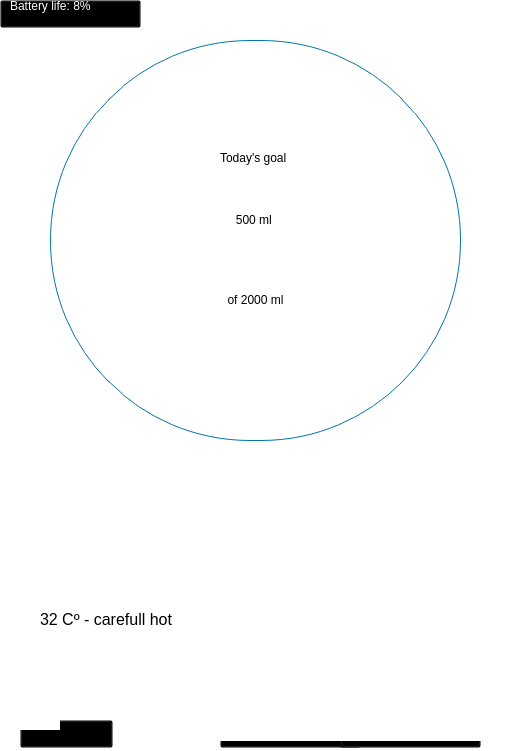
<?xml version="1.0" encoding="UTF-8"?>
<ui version="4.0">
 <class>WaterIntakeApp</class>
 <widget class="QMainWindow" name="WaterIntakeApp">
  <property name="geometry">
   <rect>
    <x>0</x>
    <y>0</y>
    <width>528</width>
    <height>751</height>
   </rect>
  </property>
  <property name="windowTitle">
   <string>Water Intake App</string>
  </property>
  <property name="styleSheet">
   <string notr="true">background-color: rgb(255, 255, 255);</string>
  </property>
  <widget class="QWidget" name="centralwidget">
   <widget class="QLabel" name="title_label">
    <property name="geometry">
     <rect>
      <x>10</x>
      <y>125</y>
      <width>500</width>
      <height>50</height>
     </rect>
    </property>
    <property name="font">
     <font>
      <family>Arial Black</family>
      <pointsize>18</pointsize>
      <weight>10</weight>
      <italic>false</italic>
      <bold>false</bold>
     </font>
    </property>
    <property name="styleSheet">
     <string notr="true">font: 87 18pt &quot;Arial Black&quot;;
color: rgb(255,255,255);
background-color: transparent;</string>
    </property>
    <property name="text">
     <string>TRIDRATION</string>
    </property>
    <property name="alignment">
     <set>Qt::AlignCenter</set>
    </property>
   </widget>
   <widget class="QPushButton" name="pushButton_4">
    <property name="geometry">
     <rect>
      <x>20</x>
      <y>720</y>
      <width>93</width>
      <height>28</height>
     </rect>
    </property>
    <property name="styleSheet">
     <string notr="true">QPushButton{
	background-color: transparent;
	color: rgb(255,255,255)
}</string>
    </property>
    <property name="text">
     <string/>
    </property>
   </widget>
   <widget class="QPushButton" name="profile">
    <property name="geometry">
     <rect>
      <x>220</x>
      <y>720</y>
      <width>141</width>
      <height>28</height>
     </rect>
    </property>
    <property name="styleSheet">
     <string notr="true">QPushButton{
	background-color: transparent;
	color: rgb(255,255,255)
}

</string>
    </property>
    <property name="text">
     <string/>
    </property>
   </widget>
   <widget class="QPushButton" name="pushButton_7">
    <property name="geometry">
     <rect>
      <x>0</x>
      <y>0</y>
      <width>141</width>
      <height>28</height>
     </rect>
    </property>
    <property name="styleSheet">
     <string notr="true">QPushButton{
	background-color: transparent;
	color: rgb(255,255,255)
}</string>
    </property>
    <property name="text">
     <string/>
    </property>
   </widget>
   <widget class="QPushButton" name="aboutus">
    <property name="geometry">
     <rect>
      <x>340</x>
      <y>720</y>
      <width>141</width>
      <height>28</height>
     </rect>
    </property>
    <property name="styleSheet">
     <string notr="true">QPushButton{
	background-color: transparent;
	color: rgb(255,255,255)
}</string>
    </property>
    <property name="text">
     <string/>
    </property>
   </widget>
   <widget class="QLabel" name="label_8">
    <property name="geometry">
     <rect>
      <x>200</x>
      <y>240</y>
      <width>101</width>
      <height>16</height>
     </rect>
    </property>
    <property name="styleSheet">
     <string notr="true">font: 8pt &quot;Segoe Print&quot;;
background-color: transparent;
color: rgb(255, 255, 255);</string>
    </property>
    <property name="text">
     <string>15/06/2024</string>
    </property>
   </widget>
   <widget class="QPushButton" name="stat">
    <property name="geometry">
     <rect>
      <x>130</x>
      <y>720</y>
      <width>93</width>
      <height>28</height>
     </rect>
    </property>
    <property name="styleSheet">
     <string notr="true">QPushButton{
    border-radius: 100px; /* Make it circular */
    background-color: transparent; /* Hollow effect */
    color: rgb(255, 255, 255);
}
</string>
    </property>
    <property name="text">
     <string/>
    </property>
   </widget>
   <widget class="QLabel" name="label_10">
    <property name="geometry">
     <rect>
      <x>10</x>
      <y>-10</y>
      <width>591</width>
      <height>31</height>
     </rect>
    </property>
    <property name="styleSheet">
     <string notr="true">QLabel{
	background-color: transparent;
	color: rgb(255,255,255);
	
	font: 75 8pt &quot;MS Sans Serif&quot;;
}</string>
    </property>
    <property name="text">
     <string>Battery life: 8%</string>
    </property>
   </widget>
   <widget class="QLabel" name="label_11">
    <property name="geometry">
     <rect>
      <x>0</x>
      <y>30</y>
      <width>101</width>
      <height>16</height>
     </rect>
    </property>
    <property name="styleSheet">
     <string notr="true">QLabel{
	font: 90 8pt &quot;MS Sans Serif&quot;;
	background-color: transparent;
	color: rgb(255,255,255);
	
}</string>
    </property>
    <property name="text">
     <string>Please Charge! </string>
    </property>
   </widget>
   <widget class="QLabel" name="label_14">
    <property name="geometry">
     <rect>
      <x>150</x>
      <y>30</y>
      <width>591</width>
      <height>31</height>
     </rect>
    </property>
    <property name="styleSheet">
     <string notr="true">QLabel{
	background-color: transparent;
	color: rgb(255,255,255);
	
	font: 75 8pt &quot;MS Sans Serif&quot;;
}</string>
    </property>
    <property name="text">
     <string>Current temperature</string>
    </property>
   </widget>
   <widget class="QLabel" name="templabel">
    <property name="geometry">
     <rect>
      <x>40</x>
      <y>594</y>
      <width>201</width>
      <height>51</height>
     </rect>
    </property>
    <property name="styleSheet">
     <string notr="true">QLabel{
color: rgb(0, 0, 0);
background-color:  transparent;

}</string>
    </property>
    <property name="text">
     <string>&lt;html&gt;&lt;head/&gt;&lt;body&gt;&lt;p&gt;&lt;span style=&quot; font-size:12pt;&quot;&gt;32 Cº - carefull hot&lt;/span&gt;&lt;/p&gt;&lt;/body&gt;&lt;/html&gt;</string>
    </property>
   </widget>
   <widget class="QLabel" name="temp">
    <property name="geometry">
     <rect>
      <x>10</x>
      <y>595</y>
      <width>26</width>
      <height>46</height>
     </rect>
    </property>
    <property name="styleSheet">
     <string notr="true">background-color: url(:/newPrefix/temmo.png)</string>
    </property>
    <property name="text">
     <string/>
    </property>
    <property name="pixmap">
     <pixmap>image-removebg-preview (4).png</pixmap>
    </property>
    <property name="scaledContents">
     <bool>true</bool>
    </property>
   </widget>
   <widget class="QLabel" name="goal">
    <property name="geometry">
     <rect>
      <x>170</x>
      <y>220</y>
      <width>591</width>
      <height>31</height>
     </rect>
    </property>
    <property name="styleSheet">
     <string notr="true">QLabel{
	background-color: transparent;
	color: rgb(255,255,255);
	
	font: 75 8pt &quot;MS Sans Serif&quot;;
}</string>
    </property>
    <property name="text">
     <string/>
    </property>
   </widget>
   <widget class="QLabel" name="label_16">
    <property name="geometry">
     <rect>
      <x>20</x>
      <y>690</y>
      <width>40</width>
      <height>40</height>
     </rect>
    </property>
    <property name="styleSheet">
     <string notr="true">QLabel:hover{
	

	background-color: rgb(230, 230, 230);
}</string>
    </property>
    <property name="text">
     <string/>
    </property>
    <property name="pixmap">
     <pixmap>home.png</pixmap>
    </property>
    <property name="scaledContents">
     <bool>true</bool>
    </property>
   </widget>
   <widget class="QLabel" name="label_18">
    <property name="geometry">
     <rect>
      <x>150</x>
      <y>695</y>
      <width>30</width>
      <height>30</height>
     </rect>
    </property>
    <property name="styleSheet">
     <string notr="true">QLabel:hover{
	

	background-color: rgb(230, 230, 230);
	width: 50px;
}</string>
    </property>
    <property name="text">
     <string/>
    </property>
    <property name="pixmap">
     <pixmap>stats.png</pixmap>
    </property>
    <property name="scaledContents">
     <bool>true</bool>
    </property>
   </widget>
   <widget class="QLabel" name="label_19">
    <property name="geometry">
     <rect>
      <x>467</x>
      <y>688</y>
      <width>45</width>
      <height>45</height>
     </rect>
    </property>
    <property name="styleSheet">
     <string notr="true">QLabel:hover{
	

	background-color: rgb(230, 230, 230);
}</string>
    </property>
    <property name="text">
     <string/>
    </property>
    <property name="pixmap">
     <pixmap>profile.png</pixmap>
    </property>
    <property name="scaledContents">
     <bool>true</bool>
    </property>
   </widget>
   <widget class="QLabel" name="label_20">
    <property name="geometry">
     <rect>
      <x>290</x>
      <y>695</y>
      <width>61</width>
      <height>31</height>
     </rect>
    </property>
    <property name="styleSheet">
     <string notr="true">QLabel:hover{
	

	background-color: rgb(230, 230, 230);
}</string>
    </property>
    <property name="text">
     <string/>
    </property>
    <property name="pixmap">
     <pixmap>medal-removebg-preview.png</pixmap>
    </property>
    <property name="scaledContents">
     <bool>true</bool>
    </property>
   </widget>
   <widget class="QPushButton" name="smallcircle_2">
    <property name="geometry">
     <rect>
      <x>50</x>
      <y>40</y>
      <width>411</width>
      <height>401</height>
     </rect>
    </property>
    <property name="styleSheet">
     <string notr="true">QPushButton{
    width: 400px; /* Set the desired width */
    height: 400px; /* Ensure the height matches the width */
    border-radius: 200px; /* Half of the width/height to make it circular */
    background-color:transparent;
	border: 1px solid rgb(3, 115, 163);
}
</string>
    </property>
    <property name="text">
     <string/>
    </property>
   </widget>
   <widget class="QLabel" name="ff">
    <property name="geometry">
     <rect>
      <x>150</x>
      <y>180</y>
      <width>211</width>
      <height>81</height>
     </rect>
    </property>
    <property name="styleSheet">
     <string notr="true">font: 44pt &quot;Segoe UI Variable Display Semil&quot;;
</string>
    </property>
    <property name="text">
     <string>&lt;html&gt;&lt;head/&gt;&lt;body&gt;&lt;p align=&quot;center&quot;&gt;500 ml &lt;/p&gt;&lt;/body&gt;&lt;/html&gt;</string>
    </property>
   </widget>
   <widget class="QLabel" name="label_2">
    <property name="geometry">
     <rect>
      <x>220</x>
      <y>150</y>
      <width>81</width>
      <height>16</height>
     </rect>
    </property>
    <property name="text">
     <string>Today's goal</string>
    </property>
   </widget>
   <widget class="QLabel" name="label_3">
    <property name="geometry">
     <rect>
      <x>210</x>
      <y>290</y>
      <width>91</width>
      <height>21</height>
     </rect>
    </property>
    <property name="text">
     <string>&lt;html&gt;&lt;head/&gt;&lt;body&gt;&lt;p align=&quot;center&quot;&gt;of 2000 ml&lt;/p&gt;&lt;/body&gt;&lt;/html&gt;</string>
    </property>
   </widget>
   <widget class="QLabel" name="label_5">
    <property name="geometry">
     <rect>
      <x>-10</x>
      <y>350</y>
      <width>581</width>
      <height>411</height>
     </rect>
    </property>
    <property name="text">
     <string/>
    </property>
    <property name="pixmap">
     <pixmap>waterfall.png</pixmap>
    </property>
    <property name="scaledContents">
     <bool>true</bool>
    </property>
   </widget>
   <widget class="QLabel" name="label_6">
    <property name="geometry">
     <rect>
      <x>10</x>
      <y>680</y>
      <width>511</width>
      <height>61</height>
     </rect>
    </property>
    <property name="styleSheet">
     <string notr="true">QLabel{
	background-color: rgb(255, 255, 255);
	border-radius: 30px;
	
}
</string>
    </property>
    <property name="text">
     <string/>
    </property>
   </widget>
   <widget class="QLabel" name="label_4">
    <property name="geometry">
     <rect>
      <x>460</x>
      <y>0</y>
      <width>81</width>
      <height>41</height>
     </rect>
    </property>
    <property name="styleSheet">
     <string notr="true">background-color: transparent;</string>
    </property>
    <property name="text">
     <string/>
    </property>
    <property name="pixmap">
     <pixmap>kisspng-iphone-x-battery-charger-computer-icons-electric-b-battery-charging-5b2c85fdbb8d38.6865180815296445417682-removebg-preview.png</pixmap>
    </property>
    <property name="scaledContents">
     <bool>true</bool>
    </property>
   </widget>
   <zorder>label_5</zorder>
   <zorder>pushButton_7</zorder>
   <zorder>label_10</zorder>
   <zorder>label_11</zorder>
   <zorder>label_14</zorder>
   <zorder>templabel</zorder>
   <zorder>temp</zorder>
   <zorder>goal</zorder>
   <zorder>title_label</zorder>
   <zorder>label_8</zorder>
   <zorder>ff</zorder>
   <zorder>label_2</zorder>
   <zorder>smallcircle_2</zorder>
   <zorder>stat</zorder>
   <zorder>profile</zorder>
   <zorder>aboutus</zorder>
   <zorder>label_6</zorder>
   <zorder>label_18</zorder>
   <zorder>label_19</zorder>
   <zorder>pushButton_4</zorder>
   <zorder>label_20</zorder>
   <zorder>label_16</zorder>
   <zorder>label_3</zorder>
   <zorder>label_4</zorder>
  </widget>
 </widget>
 <resources/>
 <connections/>
</ui>
